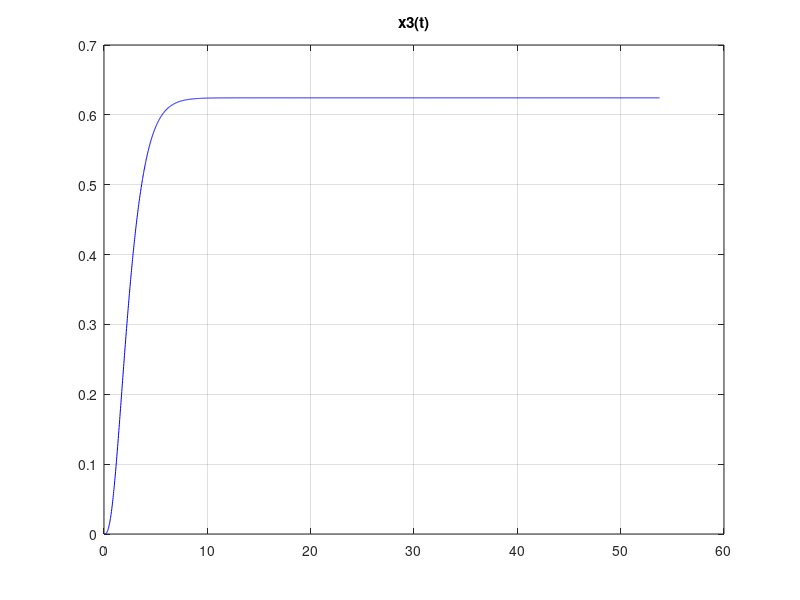
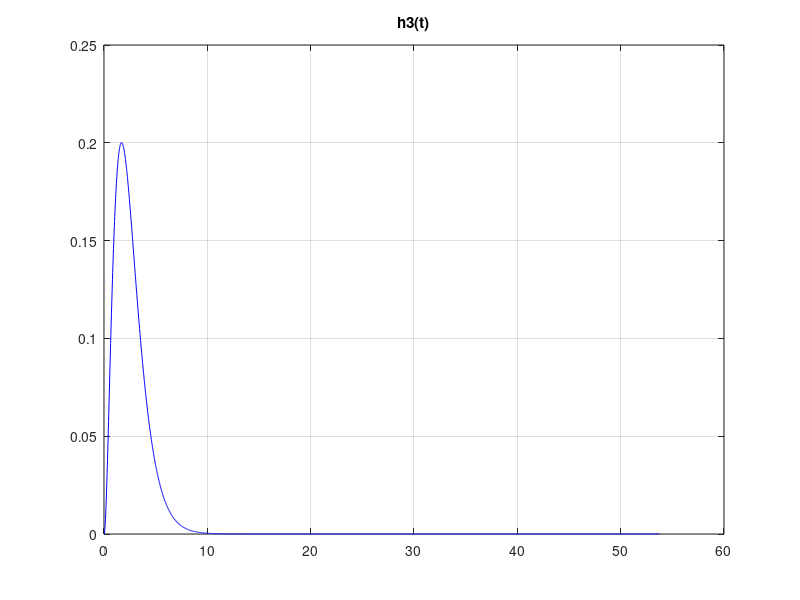
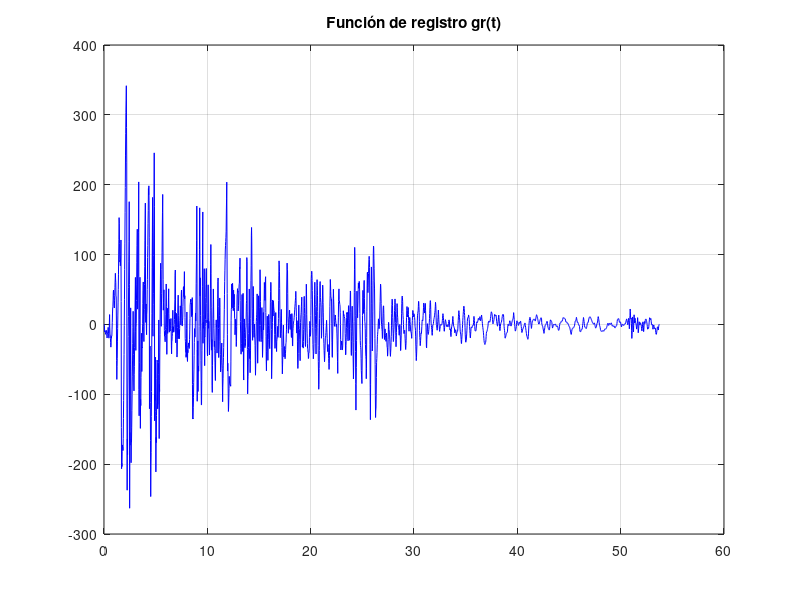
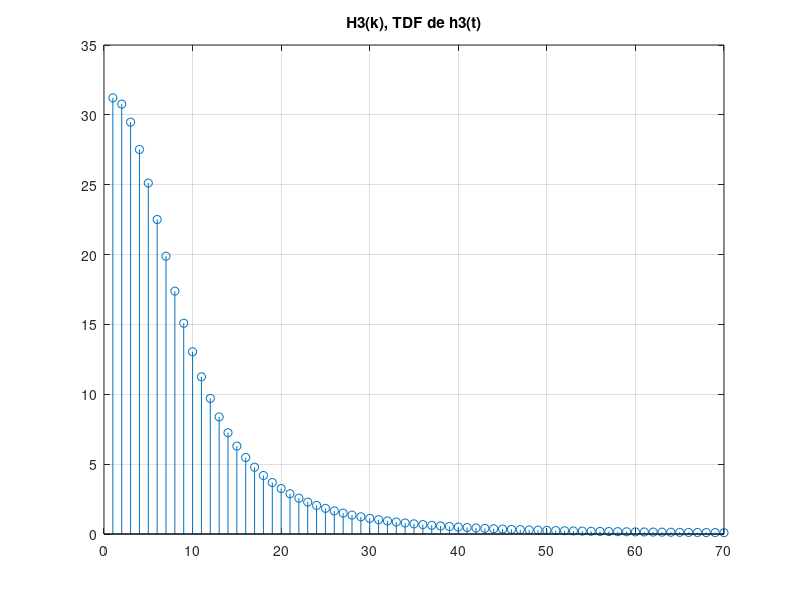

These figures' MATLAB source, in order:
function globalMio
  # x1' = -o*x1 + 1*g(t)
  # x2' = 1*x1 + (-o)*x2
  # x3' = 1*x2 + (-o)*x3
  gr = load('registro_231123.txt', '-ascii');
  N=2688;
  Dt=0.02;
  t0=0;
  tf=(N-1)*Dt;
  o=1.17;
  dim=N+1;

  ## 1 ## Euler explícito graficar x3 y h3
  x1(1)=0;
  x2(1)=0;
  x3(1)=0;
  t(1)=0;

  for j=1:N
    tr(j)=t0+(j-1)*Dt;
  endfor

  for j=1:N
    % función escalón unitaria
    if tr(j)>=0
      g(j)=1;
    else
      g(j)=0;
    endif
  endfor

  for j=1:N # Euler
    t(j+1) = t(j) + Dt;
    x1(j+1) = x1(j) + Dt*((-o)*x1(j) + 1*g(j));
    x2(j+1) = x2(j) + Dt*(1*x1(j) + (-o)*x2(j));
    h3(j) = 1*x2(j) + (-o)*x3(j);
    x3(j+1) = x3(j) + Dt*h3(j);

  endfor
  figure(1)
  plot(t,x3,'b')
  grid on
  title('x3(t)')

  figure(2)
  plot(tr,h3(1:N),'b')
  grid on
  title('h3(t)')

  ## 2 ## Función registro gr
  figure(3)
  plot(tr,gr,'b')
  grid on
  title('Función de registro gr(t)')

  ## 3 ## H3, TDF de h3(t)=dx3/dt. gráfico de módulo
  H3=fft(h3);

  figure(4)
  stem(abs(H3(1:70)))
  grid on
  title('H3(k), TDF de h3(t)')

  ## 4 ## Gr, TDF de gr(t)
  Gr=fft(gr);

  figure(5)
  stem(abs(Gr(1:N/2)))
  grid on
  title('Gr(k), TDF de gr(t)')

  ## 5 ## Ycf(k) = H3(k)*Gr(k)
  for k=1:N
    Ycf(k)=H3(k)*Gr(k);
  endfor

  figure(6)
  stem(abs(Ycf(1:N/20)))
  grid on
  title('Ycf(k), H3*Gr')

  ## 6 ##
  ycf=Dt*ifft(Ycf);
  figure(7)
  plot(tr,ycf,'b')
  grid on
  title('ycf(k), TDF inversa de Ycf(k)')

endfunction
